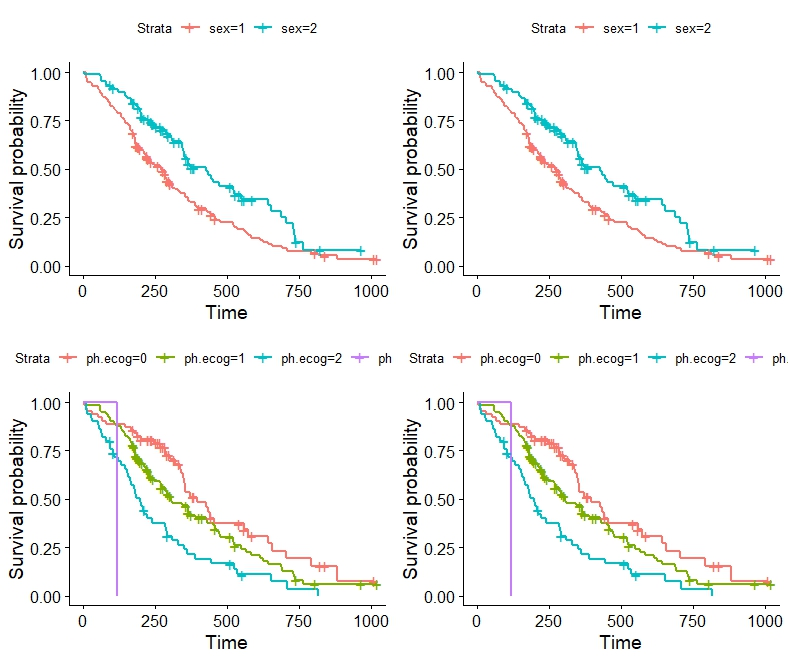

Reproduce this figure in R.
# Load the required packages
library(survival)
library(survminer)

# Create two survival curves
fit1 <- survfit(Surv(time, status) ~ sex, data = lung)
p1=ggsurvplot(fit1)

fit2 <- survfit(Surv(time, status) ~ ph.ecog, data = lung)
p2=ggsurvplot(fit2)

fit3 <- survfit(Surv(time, status) ~ sex, data = lung)
p3=ggsurvplot(fit3)

fit4 <- survfit(Surv(time, status) ~ ph.ecog, data = lung)
p4=ggsurvplot(fit4)

splots <- list(p1,p2,p3,p4)

# Arrange multiple ggsurvplots and print the output
arrange_ggsurvplots(splots, print = TRUE,
                    ncol = 2, nrow = 2)
